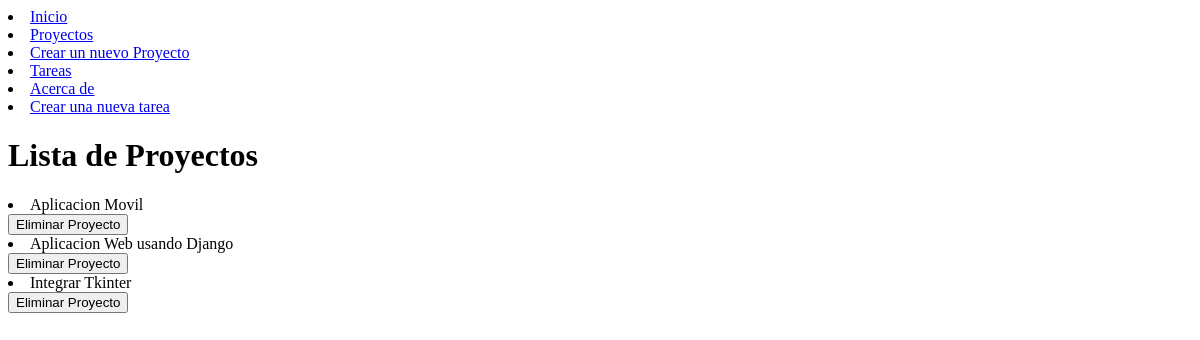
The page /projects/ on the database as committed earlier.
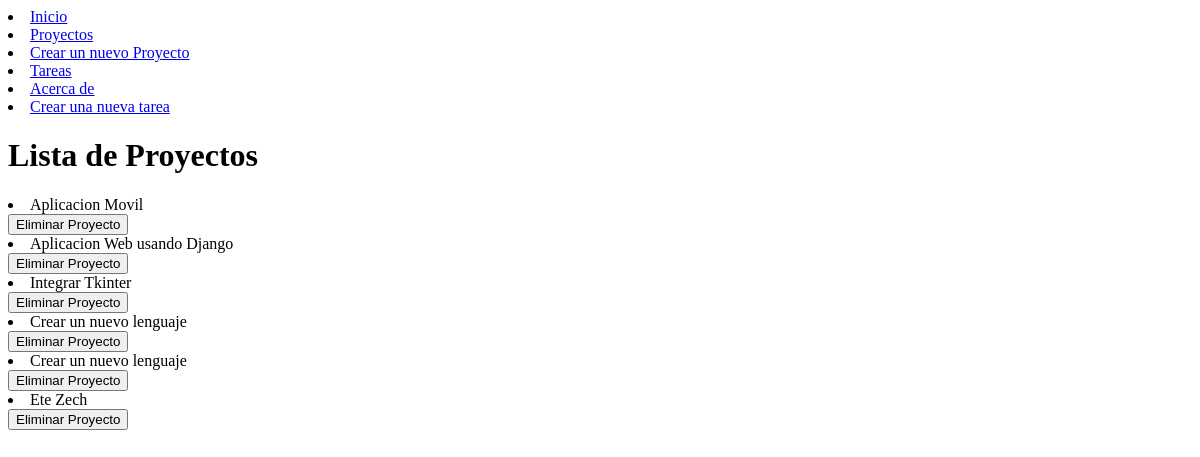
The same page on the database as committed later.
### myapp/models.py (models this page shows)
class Project(models.Model): #Le estamos dando charField como campo texto y longitud de 200, al segundo le damos TextField
    name = models.CharField(max_length=200)
    description = models.CharField(max_length=200)
    def __str__(self):
        return self.name

### myapp/views.py (the view)
# urls.py: path('projects/',showProjects),
def showProjects(request):
    projects = Project.objects.all()
    return render(request, './projects/projects.html', {
        'projects': projects
    })

### myapp/templates/projects/projects.html
{% extends 'layouts/base.html'%}
{% block content %}
<h1>Lista de Proyectos </h1>
{% for project in projects %}
    <article>
        <li>{{project}}</li>
        <button>Eliminar Proyecto</button>
    </article>
{% endfor %}
{% endblock %}

Rows that differ between the two databases and show on the page:
added Project: name "Crear un nuevo lenguaje"
added Project: name "Crear un nuevo lenguaje"
added Project: name "Ete Zech"
